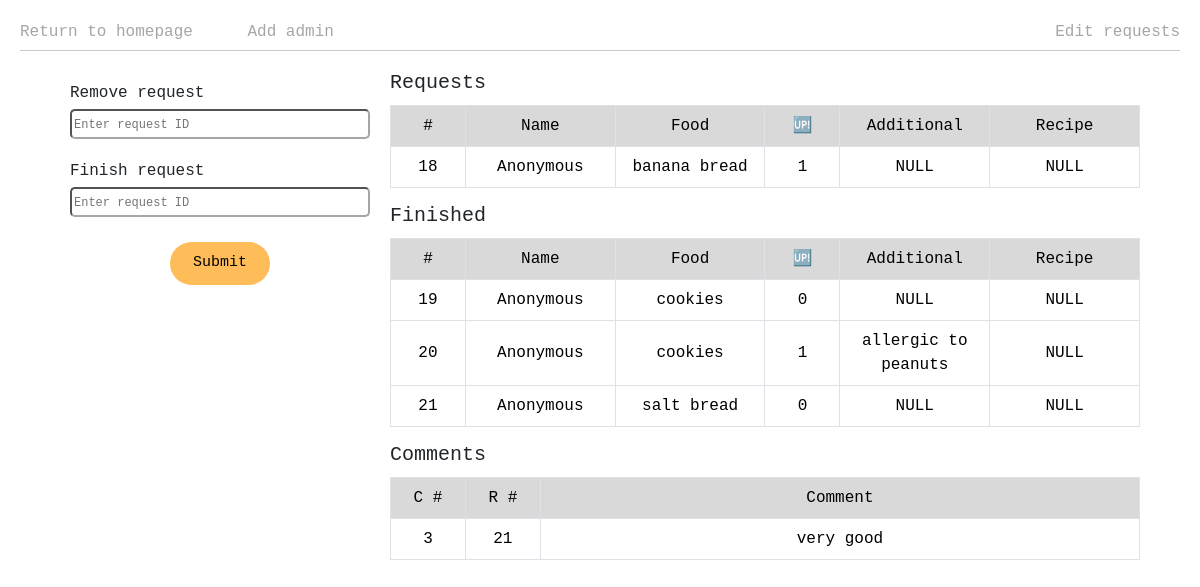
Screenshot of /editRequests with the database file from the repository.
### tables this page shows
CREATE TABLE requests (
id INTEGER PRIMARY KEY AUTOINCREMENT,
name TEXT NOT NULL,
food TEXT NOT NULL,
additional TEXT,
recipe TEXT,
anonymous BOOLEAN NOT NULL
, upvotes INTEGER DEFAULT 0);

CREATE TABLE finished (
requestID INTEGER PRIMARY KEY NOT NULL,
name TEXT NOT NULL,
food TEXT NOT NULL,
additional TEXT NOT NULL,
recipe TEXT NOT NULL,
anonymous BOOLEAN NOT NULL,
rating REAL DEFAULT NULL
, upvotes integer, ratingCount integer not null default 0);

CREATE TABLE comments (
commentID INTEGER PRIMARY KEY AUTOINCREMENT,
requestID INTEGER NOT NULL,
comment TEXT NOT NULL,
FOREIGN KEY(requestID) REFERENCES finished(requestID)
);

### app.py (the view)
@app.route("/editRequests", methods=["GET", "POST"])
def editRequests():
    if request.method == "POST":
        removeRequest = request.form.get("removeRequest")
        finishRequest = request.form.get("finishRequest")
        if removeRequest:
            db.execute("DELETE FROM requests WHERE id=?", removeRequest)
        if finishRequest:
            finishedRequest = db.execute("SELECT id, name, food, additional, recipe, anonymous, upvotes FROM requests WHERE id=?", finishRequest)[0]
            if finishedRequest:
                db.execute("INSERT INTO finished (requestID, name, food, additional, recipe, anonymous, upvotes) VALUES (?,?,?,?,?,?,?)", finishedRequest["id"], finishedRequest["name"], finishedRequest["food"], finishedRequest["additional"], finishedRequest["recipe"], finishedRequest["anonymous"], finishedRequest["upvotes"])
                db.execute("DELETE FROM requests WHERE id=?", finishRequest)
        return redirect("/editRequests")
    elif request.method == "GET":
        requests = db.execute("SELECT id, name, food, upvotes, anonymous, additional, recipe FROM requests")
        finished = db.execute("SELECT requestID, food, name, anonymous, upvotes, additional, recipe FROM finished")
        comments = db.execute("SELECT * FROM comments")
        return render_template("editRequests.html", requests=requests, finished=finished, comments=comments)

### app.py (called while the page is built)
@app.after_request
def after_request(response):
    response.headers["Cache-Control"] = "no-cache, no-store, must-revalidate"
    response.headers["Expires"] = 0
    response.headers["Pragma"] = "no-cache"
    return response

### templates/editRequests.html (shortened to what this page needs)
{% extends "layout.html" %}
{% block main %}
    <div class="top-bar">
        <div>
            <a href="/">Return to homepage</a>
            <a href="/addAdmin" style="margin-left: 45px;">Add admin</a>
        </div>
        <p>Edit requests</p>
    </div>
    <hr>
    <div style="width: 100vw; display: flex; justify-content: center; margin-top: 20px;">
        <div class="editRequests">
            <div class="editInput">
                <form action="/editRequests" method="post">
                    <div class="submitDetail">
                        <p class="inputText">Remove request</p>
                        <input name="removeRequest" type="number" placeholder="Enter request ID">
                    </div>
                    <div class="submitDetail" style="margin-top: 20px;">
                        <p class="inputText">Finish request</p>
                        <input name="finishRequest" type="number" placeholder="Enter request ID">
                    </div>
                    <div style="display: flex; justify-content: center;">
                        <button style="font-weight: normal; width: 100px; border-radius: 50px; margin-top: 15px; font-size: 15px;" type="submit">Submit</button>
                    </div>
                </form>
            </div>
            <div class="requestsTables">
                <h5 style="margin-bottom: 10px;">Requests</h5>
                <table class="table table-bordered requestsTable">
                    <thead class="thead-light">
                        <tr>
                            <th scope="col" style="background-color: #d9d9d9; width: 10%; font-weight: normal;">#</th>
                            <th scope="col" style="background-color: #d9d9d9; font-weight: normal;">Name</th>
                            <th scope="col" style="background-color: #d9d9d9; font-weight: normal;">Food</th>
                            <th scope="col" style="width: 23%; background-color: #d9d9d9; width: 10%; font-weight: normal;">🆙</th>
                            <th scope="col" style="background-color: #d9d9d9; font-weight: normal;">Additional</th>
                            <th scope="col" style="background-color: #d9d9d9; font-weight: normal;">Recipe</th>
                        </tr>
                    </thead>
                    <tbody>
                        {% for request in requests %}
                            <tr class="tableItem">
                                <td>{{ request.id }}</td>
                                {% if request.anonymous == 1 %}
                                    <td>Anonymous</td>
                                {% else %}
                                    <td>{{ request.name }}</td>
                                {% endif %}
                                <td>{{ request.food }}</td>
                                <td>{{ request.upvotes }}</td>
                                <td>{{ request.additional }}</td>
                                <td>{{ request.recipe }}</td>
                            </tr>
                        {% endfor %}
                    </tbody>
                </table>
                <h5 style="margin-bottom: 10px;">Finished</h5>
                <table class="table table-bordered requestsTable">
                    <thead class="thead-light">
                        <tr>
                            <th scope="col" style="background-color: #d9d9d9; width: 10%; font-weight: normal;">#</th>
                            <th scope="col" style="background-color: #d9d9d9; font-weight: normal;">Name</th>
                            <th scope="col" style="background-color: #d9d9d9; font-weight: normal;">Food</th>
                            <th scope="col" style="width: 23%; background-color: #d9d9d9; width: 10%; font-weight: normal;">🆙</th>
                            <th scope="col" style="background-color: #d9d9d9; font-weight: normal;">Additional</th>
                            <th scope="col" style="background-color: #d9d9d9; font-weight: normal;">Recipe</th>
                        </tr>
                    </thead>
                    <tbody>
                        {% for request in finished %}
                            <tr class="tableItem">
                                <td>{{ request.requestID }}</td>
                                {% if request.anonymous == 1 %}
                                    <td>Anonymous</td>
                                {% else %}
                                    <td>{{ request.name }}</td>
                                {% endif %}
                                <td>{{ request.food }}</td>
                                <td>{{ request.upvotes }}</td>
                                <td>{{ request.additional }}</td>
                                <td>{{ request.recipe }}</td>
                            </tr>
                        {% endfor %}
                    </tbody>
                </table>
                <h5 style="margin-bottom: 10px;">Comments</h5>
                <table class="table table-bordered requestsTable">
                    <thead class="thead-light">
                        <tr>
                            <th scope="col" style="background-color: #d9d9d9; width: 10%; font-weight: normal;">C #</th>
                            <th scope="col" style="background-color: #d9d9d9; width: 10%; font-weight: normal;">R #</th>
                            <th scope="col" style="background-color: #d9d9d9; font-weight: normal;">Comment</th>
                        </tr>
                    </thead>
                    <tbody>
                        {% for comment in comments %}
                            <tr class="tableItem">
                                <td>{{ comment.commentID }}</td>
                                <td>{{ comment.requestID }}</td>
                                <td>{{ comment.comment }}</td>
                            </tr>
                        {% endfor %}
                    </tbody>
                </table>
            </div>
        </div>
    </div>
{% endblock %}

### static/styles.css (style rules this page uses)
body { font-family: 'Roboto Mono', monospace; }
td { padding: 10px; width: 50%; margin: auto; vertical-align: center; }
button { border-radius: 10px; border: 0px; color: black; background-color: #FFBD59; padding: 10px; }
.top-bar { display: flex; justify-content: space-between; margin-right: 20px; margin-top: 20px; margin-left: 20px; color: #a6a6a6; }
hr { margin-left: 20px; margin-right: 20px; margin-top: -10px; }
a { color: #a6a6a6; text-decoration: none; }
input[type="text"], input[type="password"], input[type="number"] { border-color: #a6a6a6; border-radius: 5px; width: 300px; }
input::placeholder { font-size: 12px; }
.inputText { margin-bottom: 4px; }
.submitDetail { margin: 10px; }
.requestsTable { table-layout: fixed; text-align: center; }
th { text-align: center; background-color: #d9d9d9; }
.tableItem { vertical-align: middle; }
.editRequests { display: flex; width: 90vw; justify-content: space-between; }
.editInput { margin-right: 10px; }
.requestsTables { display: flex; flex-direction: column; }

### rows the page displays
requests: id "18", anonymous "Anonymous", food "banana bread", upvotes "1", additional "NULL", recipe "NULL"
finished: requestID "19", anonymous "Anonymous", food "cookies", upvotes "0", additional "NULL", recipe "NULL"
finished: requestID "20", anonymous "Anonymous", food "cookies", upvotes "1", additional "allergic to peanuts", recipe "NULL"
finished: requestID "21", anonymous "Anonymous", food "salt bread", upvotes "0", additional "NULL", recipe "NULL"
comments: commentID "3", requestID "21", comment "very good"
